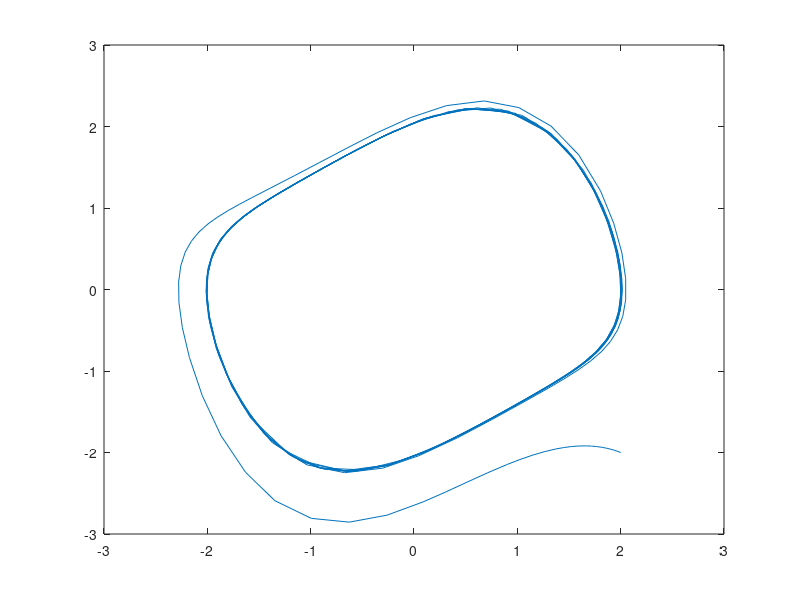

The MATLAB source for this figure:
% z = [x, xdot = y]
ep = 0.5;
myode = @(t,z) [z(2); -z(1)-ep*(z(1)^2-1)*z(2)]

[t, y] = ode45(myode, [0 50], [2 -2]);
plot(y(:,1), y(:,2));